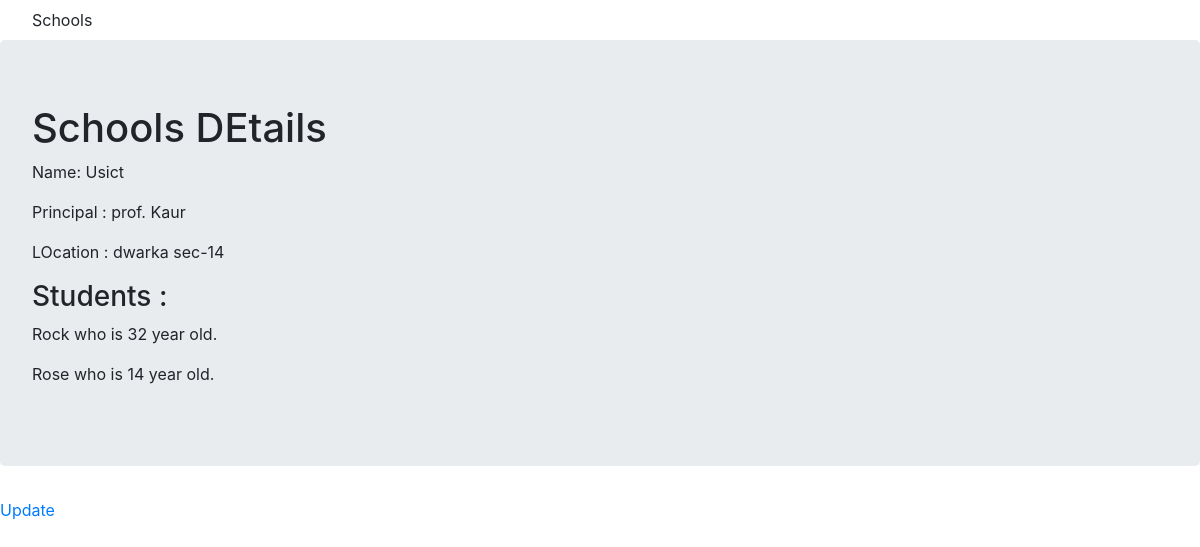
The page /basic_app/2/ on the database as committed earlier.
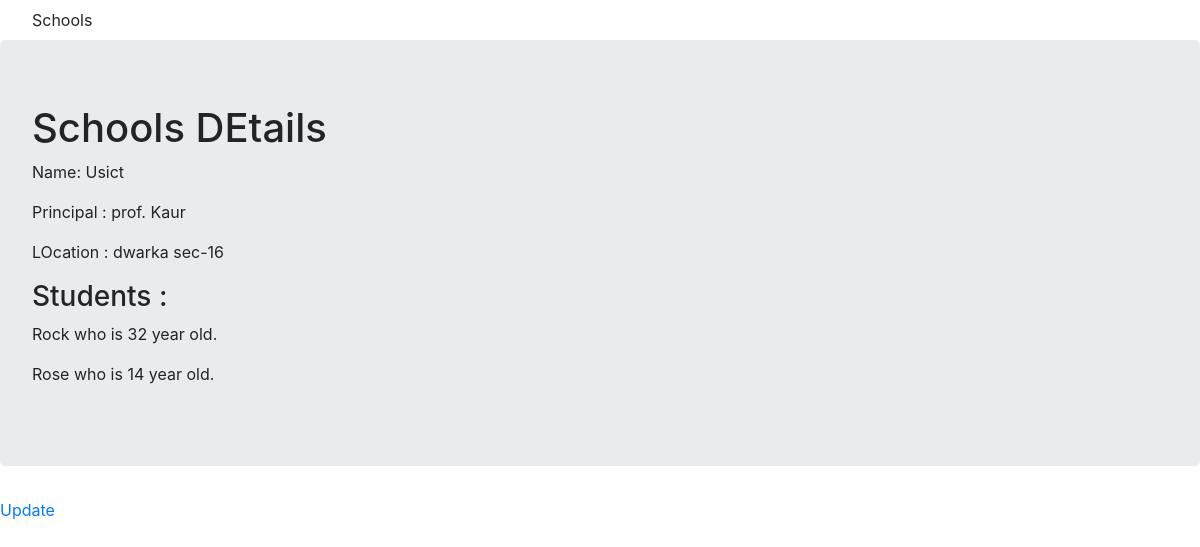
The same page on the database as committed later.
### basic_app/models.py (models this page shows, shortened)
class School(models.Model):
	name=models.CharField(max_length=100)
	principal=models.CharField(max_length=50)
	location=models.CharField(max_length=150)

class Student(models.Model):
	name=models.CharField(max_length=30)
	age=models.PositiveIntegerField()
	school=models.ForeignKey(School,related_name='students',on_delete=models.CASCADE)

### basic_app/views.py (the view)
# urls.py: path('<int:pk>/',views.SchoolDetailView.as_view(),name='details'),
class SchoolDetailView(DetailView):
	context_object_name='details'
	model=models.School
	template_name='basic_app/school_detail.html'

### basic_app/templates/basic_app/school_detail.html
{% extends 'basic_app/basic_app_base.html' %}
{% block content %}
	<div class="jumbotron">
		<h1>Schools DEtails</h1>
		<p>Name: {{ details.name }}</p>
		<p>Principal : {{ details.principal }}</p>
		<p>LOcation : {{ details.location }}</p>
		<h3>Students : </h3>
		{% for student in details.students.all %}
		<p>{{student.name}} who is {{student.age}} year old.</p>
		{% endfor %}
	</div>
	<div>
		<p><a href="{% url 'basic_app:update' pk=details.pk %}">Update</a></p>
	</div>
{% endblock content %}

### basic_app/templates/basic_app/basic_app_base.html (shortened to what this page needs)
<!DOCTYPE html>
<html lang="en">
<head>
	<link rel="stylesheet" href="https://maxcdn.bootstrapcdn.com/bootstrap/4.0.0/css/bootstrap.min.css">
</head>
<body>
	<nav class="navbar navbar-default navbar-static-top">
		<ul class="nav navbar-nav">
			<li><a href="{% url 'basic_app:list' %}" class="navbar-brand"></a>Schools</li>
		</ul>
	</nav>
	{% block content %}{% endblock content %}
</body>
</html>

Rows that differ between the two databases and show on the page:
changed School "Usict": location "dwarka sec-14" → "dwarka sec-16"
